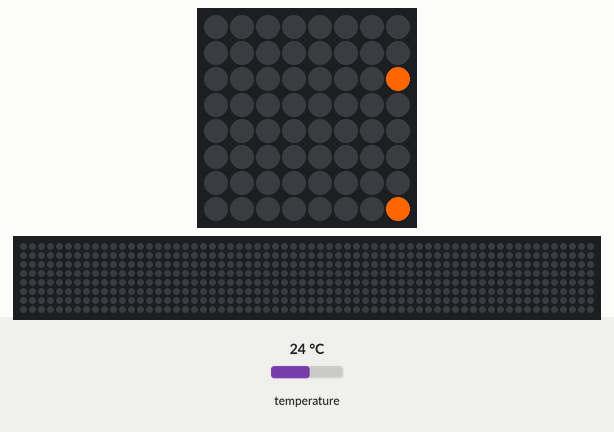
This program was run on a simulated Raspberry Pi (BCM pin numbers) with a Sense HAT. Parts: the Sense HAT's 8×8 RGB LED matrix, a strip that is not on the board, showing the scrolling text unrolled. The test bench sets the inputs (shaded band); at power-on: temperature 24 °C. The 64×8 strip is a reading aid, not a part: it shows the text the matrix is scrolling, unrolled, one strip-width of it at a time; what the program prints to the terminal is not drawn. At 4.2 s the program stops and its outputs stay as they are.

Above: at 0.17 s.
At 0.57 s:
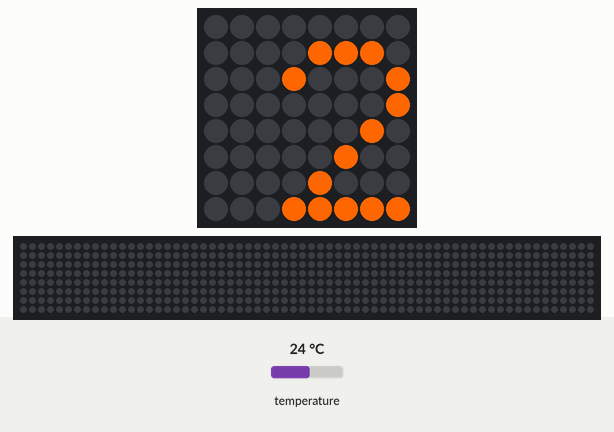
At 1.07 s:
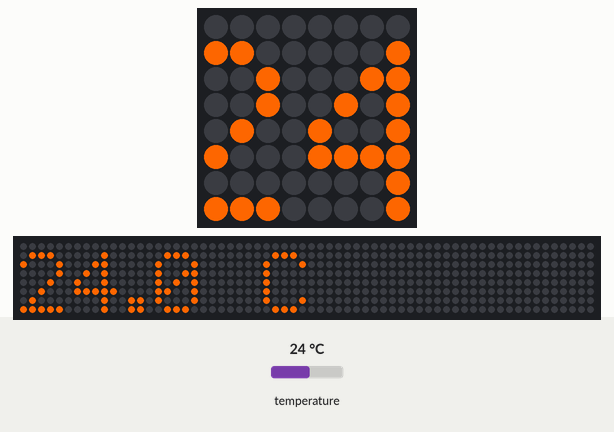
At 2.08 s:
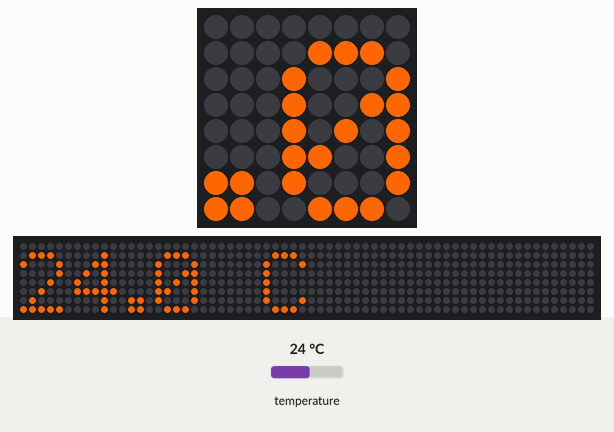
At 3.09 s:
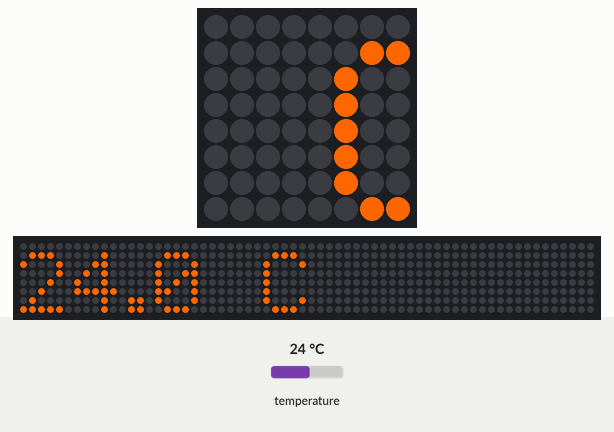
At 4.1 s:
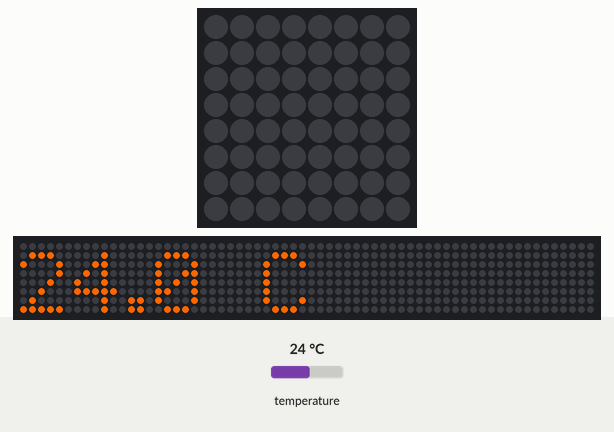

The program:

temperature_detector.py
```python
from sense_hat import SenseHat

sense = SenseHat()
sense.clear()


amber = (255, 100, 0)

temperature = sense.get_temperature()
temperature = round(temperature, 2)
print(temperature)

sense.show_message(str(temperature)+ " C", text_colour = amber )
```
